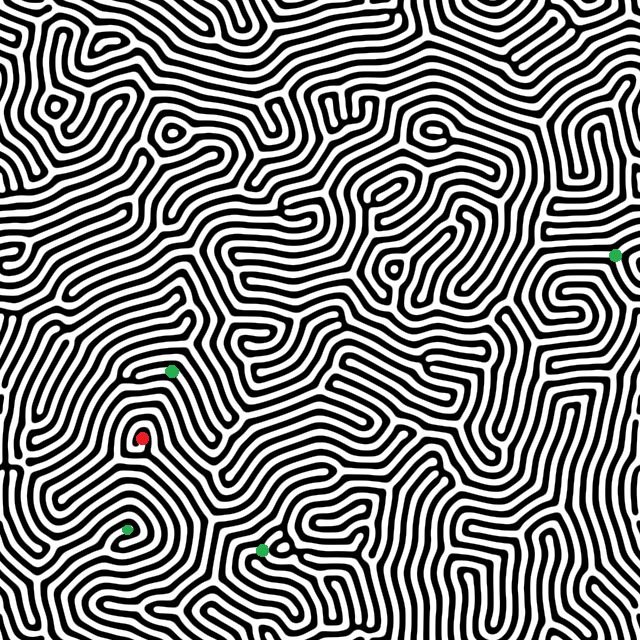
#> input picture Lab1-SolucionDeProblemas/lab3.bmp, 640 x 640 px, given in place of lab3.bmp.bmp, which was not available
$ python main.py
#> lines starting #> are read from the running program, lines starting #| are printed output that depends on the picture; pictures that were not available may be replaced by others from this repository, and a replacement may not be noted
### Lab1-SolucionDeProblemas/reader.py
from PIL import Image, ImageDraw
import collections

class Reader():

    def __init__(self, path):
        self.path = path
        self.matriz = []
        self.grid_width = 0

    def imageReader(self):
        # abrir la imagen
        # im = Image.open("lab1.bmp") #24 - 500
        # im = Image.open("lab2.bmp") #9
        im = Image.open(self.path) #4 - 640

        # definir el tamaño del grid
        if im.width <= 500:
            self.grid_width = (im.width//100)*5
        if im.width == 320:
            self.grid_width = (im.width//100)*3
        if im.width > 600:
            self.grid_width = (im.width//100)
        if im.width == 640:
            self.grid_width = (im.width//100)-2

        # crear una nueva imagen
        nuevaImagen = Image.new("RGB", (im.width, im.height), (255, 255, 255))

        self.grid_width = self.divisible_number(im.width, self.grid_width)
        self.matriz = [[0 for _ in range(im.width//self.grid_width)] for _ in range(im.height//self.grid_width)]

        # iterar el grid
        for y in range(0, im.height, self.grid_width):
            for x in range(0, im.width, self.grid_width):
                pixels = []
                # iterar los pixeles del grid
                for y_i in range(y, y + self.grid_width):
                    for x_i in range(x, x + self.grid_width):
                        if x_i < im.width and y_i < im.height:
                            pixels.append(im.getpixel((x_i, y_i)))

                # ver que color es el que mas tiene cada grid
                queColor = max(collections.Counter(pixels).items(), key=lambda x: x[1])[0]
                #llenar el grid con su color mas dominante
                queNumero = self.queNumero(queColor)
                nuevaImagen.paste(queColor, (x, y, x + self.grid_width, y + self.grid_width))
                #llenar la matriz con el color mas dominante
                self.matriz[y//self.grid_width][x//self.grid_width] = queNumero

        '''
        dibujar el grid gris en la nueva imagen
        '''
        dibujar = ImageDraw.Draw(nuevaImagen)
        colorDelGrid = (128, 128, 128)
        # Draw horizontales
        for y in range(0, im.height, self.grid_width):
            dibujar.line([(0, y), (im.width, y)], fill=colorDelGrid, width=1)
        # dibujar verticales
        for x in range(0, im.width, self.grid_width):
            dibujar.line([(x, 0), (x, im.height)], fill=colorDelGrid, width=1)


        # guardar la imagen
        nuevaImagen.save("./resultados/laberinto.bmp")

    #funcion para ver si el numero es divisible
    def divisible_number(self, larger_number, smaller_number):
        for i in range(smaller_number, 0,  -1):
            if larger_number % i == 0:
                return i

    def queNumero(self, rgb, threshold=100):
        if rgb[0] <= 20 and rgb[1] <= 20 and rgb[2] <= 20:
            return 0
        elif rgb[0] >= 240 and rgb[1] >= 240 and rgb[2] >= 240:
            return 1
        elif rgb[0] >= rgb[1] and rgb[0] >= rgb[2] and rgb[0]-rgb[1] > threshold and rgb[0]-rgb[2] > threshold:
            return 2
        elif rgb[1] >= rgb[0] and rgb[1] >= rgb[2] and rgb[1]-rgb[0] > threshold and rgb[1]-rgb[2] > threshold:
            return 3

### Lab1-SolucionDeProblemas/laberinto.py
import networkx as nx

class Laberinto():
    def __init__(self, matriz):
        self.matriz = matriz
        self.inicial = None
        self.finales = []
        self.caminables = []
        self.grafo = nx.Graph()

    def estadoInicial(self):
        for i in range(len(self.matriz)):
            for j in range(len(self.matriz[i])):
                if self.matriz[i][j] == 2:
                    self.inicial = (i,j)
        return self.inicial

    def estadosFinales(self):
        for i in range(len(self.matriz)):
            for j in range(len(self.matriz[i])):
                if self.matriz[i][j] == 3:
                    self.finales.append((i,j))
        return self.finales

    def getCaminables(self):
        for i in range(len(self.matriz)):
            for j in range(len(self.matriz[i])):
                if self.matriz[i][j] == 1 or self.matriz[i][j] == 2 or self.matriz[i][j] == 3:
                    self.caminables.append((i,j))
        return self.caminables

    # [26 lines left out: function crearGrafo, not called in this run]

### Lab1-SolucionDeProblemas/framework.py
from abc import ABC, abstractmethod

class Framework(ABC):
    def __init__(self, matriz, inicial, finales, caminables):
        self.inicial = inicial
        self.finales = finales
        self.caminables = caminables
        self.matriz = matriz
        self.camino = []
        self.visitados = [] #closed
        self.fronteras = [] #opened
        self.pathFinal = []
        self.fronteras.append(inicial)
        # self.visitados.append(inicial)

    @abstractmethod
    def actions(self, estado):
        pass

    @abstractmethod
    def result(self, estado, accion):
        pass

    @abstractmethod
    def goal_test(self, estado):
        pass

    @abstractmethod
    def path_cost(self, matriz):
        pass

    @abstractmethod
    def stepCost(self, estado, accion, estado2):
       pass

### Lab1-SolucionDeProblemas/BFS.py
from framework import *

class BFS(Framework):
    def __init__(self, matriz, inicial, finales, caminables):
        super().__init__(matriz, inicial, finales, caminables)
        self.final = None

    def actions(self, estado):
        i, j = estado

        moves = []

        if ((i,j+1) in self.caminables):
            moves.append((i,j+1))
        if ((i-1,j) in self.caminables):
            moves.append((i-1,j))
        if ((i+1,j) in self.caminables):
            moves.append((i+1,j))
        if ((i,j-1) in self.caminables):
            moves.append((i,j-1))

        return moves

    def result(self, estado, accion):
        return accion

    def goal_test(self, estado):
        return estado in self.finales

    def stepCost(self, estado, accion, estado2):
        pass

    def path_cost(self, matriz):
        pass

    def bfs(self):
        fronteras = self.fronteras.copy()
        visitados = self.visitados.copy()
        path = {}

        while True:
            if len(fronteras):

                popeado = fronteras.pop(0)
                if popeado not in visitados:
                    visitados.append(popeado)
                visitados.append(popeado)
                estado = visitados[-1]

                if self.goal_test(estado):
                    return self.pathRecorrido(path, estado)

                acciones = self.actions(estado)
                for a in acciones:
                    if a not in visitados:
                        fronteras.append(a)
                        visitados.append(a)
                        path[a] = popeado
            else:
                return False

    def pathRecorrido(self, diccionario, estado):
        path = {}
        pos = []
        pathF = self.pathFinal.copy()

        while estado != self.inicial:
            path[diccionario[estado]] = estado
            estado = diccionario[estado]

        for llave,valor in path.items():
            pos.append(valor)
        pathF.append(pos)
        return pathF[0]


### Lab1-SolucionDeProblemas/resultado.py
from PIL import Image

class Resultado():
    def __init__(self, matriz1, matriz2):
        self.laberinto = matriz1
        self.path = matriz2

    def marcarPath(self):
        laberinto = self.laberinto.copy()
        self.path.pop(0)
        for i,j in self.path:
            laberinto[i][j] = 4
        return laberinto

    def filename(self, path, algo):
        return './resultados/' + path.split('/')[-1].split('.')[0] + '_' + algo + '.bmp'

    def dibujarFinal(self, matriz1, filename):
        matriz = matriz1.copy()
        img = Image.new('RGB', (len(matriz[0]), len(matriz)), "white")
        pixels = img.load()
        for i in range(img.size[0]):
            for j in range(img.size[1]):
                if matriz[j][i] == 0:
                    pixels[i,j] = (0,0,0)
                elif matriz[j][i] == 1:
                    pixels[i,j] = (255,255,255)
                elif matriz[j][i] == 2:
                    pixels[i,j] = (255,0,0)
                elif matriz[j][i] == 3:
                    pixels[i,j] = (0,255,0)
                elif matriz[j][i] == 4:
                    pixels[i,j] = (0,0,255)
        img.save(filename)


### Lab1-SolucionDeProblemas/main.py
from BFS import *
from DFS import *
from AStar import *
from reader import *
from resultado import *
from framework import *
from laberinto import *


'''
algoritmo BFS y dibujando el resultado
'''
def bfsAlgorithm(path, matriz, inicial, finales, caminables):
    reader = Reader(path)
    reader.imageReader()
    matriz = reader.matriz

    bfs = BFS(matriz, inicial, finales, caminables)
    pathBFS = bfs.bfs()

    resultadoBFS = Resultado(matriz, pathBFS)
    matrizBFs = resultadoBFS.marcarPath()
    filename = resultadoBFS.filename(path, 'BFS')
    resultadoBFS.dibujarFinal(matrizBFs, filename)

'''
algoritmo DFS y dibujando el resultado
'''
def dfsAlgorithm(path, matriz, inicial, finales, caminables):
    reader = Reader(path)
    reader.imageReader()
    matriz = reader.matriz

    dfs = DFS(matriz, inicial, finales, caminables)
    pathDFS = dfs.dfs()

    resultadoDFS = Resultado(matriz, pathDFS)
    matrizDFs = resultadoDFS.marcarPath()
    filename = resultadoDFS.filename(path, 'DFS')
    resultadoDFS.dibujarFinal(matrizDFs, filename)

# '''
# algoritmo A* con manhattan y dibujando el resultado
# '''
def aManhattan(path, matriz, inicial, finales, caminables):
    reader = Reader(path)
    reader.imageReader()
    matriz = reader.matriz

    astar = AStar(matriz, inicial, finales, caminables)
    celdas = astar.matrizACeldas(matriz) #definiendo diccionario de celdas
    astar.inicialFinal(celdas) # inicial y finales
    pathAStar = astar.AStarM()

    resultadoAStar = Resultado(matriz, pathAStar)
    matrizAStar = resultadoAStar.marcarPath()
    filename = resultadoAStar.filename(path, 'A_Manhattan')
    resultadoAStar.dibujarFinal(matrizAStar, filename)

# '''
# algoritmo A* con euclidean y dibujando el resultado
# '''
def aEuclidean(path, matriz, inicial, finales, caminables):
    reader = Reader(path)
    reader.imageReader()
    matriz = reader.matriz

    astar = AStar(matriz, inicial, finales, caminables)
    celdas = astar.matrizACeldas(matriz) #definiendo diccionario de celdas
    astar.inicialFinal(celdas) # inicial y finales
    pathAStar = astar.AStarE()

    resultadoAStar = Resultado(matriz, pathAStar)
    matrizAStar = resultadoAStar.marcarPath()
    filename = resultadoAStar.filename(path, 'A_Euclidean')
    resultadoAStar.dibujarFinal(matrizAStar, filename)

def main():
    print("\n----Lab 1: Solucion de Problemas----")
    path = input("\nIngrese la ruta del laberinto (ej: lab1): ")
#> the answer given: lab3.bmp
    path = "./laberintos/" + path + ".bmp"
    menu(path)

def menu(path):
    '''
    obteniendo la matriz
    '''
    reader = Reader(path)
    reader.imageReader()
#> in imageReader, im is the input picture: PIL image 640x640 RGBA; mean R, G, B, A 127.2, 127.3, 127.2, 255
#> in imageReader, `nuevaImagen = Image.new("RGB", (im.width, im.height), (255, 255, 255))`: nuevaImagen: PIL image 640x640 RGB; every value is 255
#> after the loop in imageReader, `for y in range(0, im.height, self.grid_width):`:
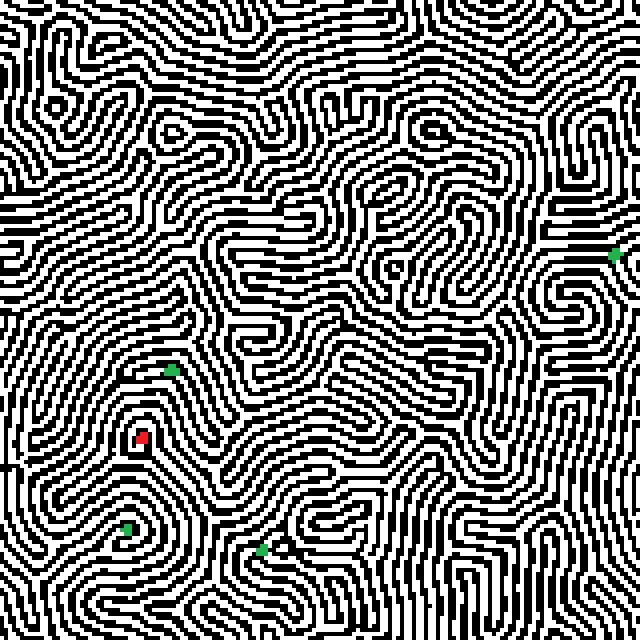
#> nuevaImagen: PIL image 640x640 RGB; mean R, G, B 127.7, 127.8, 127.7
#> after the loop in imageReader, `for y in range(0, im.height, self.grid_width):`: self.matriz = 160 items
#> in imageReader, `nuevaImagen.save("./resultados/laberinto.bmp")`:
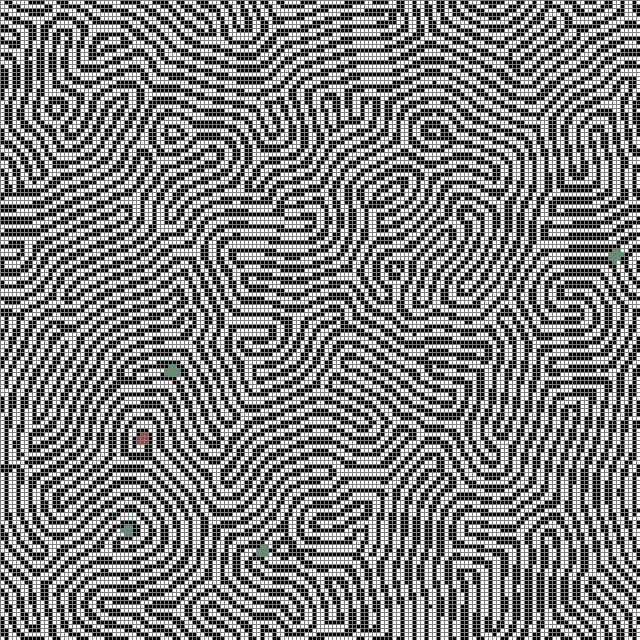
#> saved as laberinto.bmp: PIL image 640x640 RGB; mean R, G, B 127.8, 127.9, 127.8
    matriz = reader.matriz

    '''
    creando el laberinto
    '''
    laberinto = Laberinto(matriz)
    inicial = laberinto.estadoInicial()
    finales = laberinto.estadosFinales()
    caminables = laberinto.getCaminables()

    while True:
        print("\n----Menu----")
        print("[1] BFS")
        print("[2] DFS")
        print("[3] A*")
        print("[4] Salir")
        opcion = int(input("Opcion -> "))
        if opcion in [1,2,3,4]:
            if opcion == 1:
                bfsAlgorithm(path, matriz, inicial, finales, caminables)
                print("\nRuta encontrada, ir a la carpeta resultados para ver solucion!")
            elif opcion == 2:
                dfsAlgorithm(path, matriz, inicial, finales, caminables)
                print("\nRuta encontrada, ir a la carpeta resultados para ver solucion!")
            elif opcion == 3:
                while True:
                    print("\n----Menu A*----")
                    print("[1] Manhattan")
                    print("[2] Euclidean")
                    opcion = int(input("Opcion -> "))
                    if opcion in [1,2]:
                        if opcion == 1:
                            aManhattan(path, matriz, inicial, finales, caminables)
                            print("\nRuta encontrada, ir a la carpeta resultados para ver solucion!")
                            break
                        elif opcion == 2:
                            aEuclidean(path, matriz, inicial, finales, caminables)
                            print("\nRuta encontrada, ir a la carpeta resultados para ver solucion!")
                            break

            elif opcion == 4:
                print("Salir")
                exit()

if __name__ == '__main__':
    main()
#> in menu, `inicial = laberinto.estadoInicial()`: inicial = (110, 36)
#> after the loop in estadosFinales, `for i in range(len(self.matriz)):`: self.finales = 35 pairs, first value 62 to 138, second value 30 to 155
#> in menu, `finales = laberinto.estadosFinales()`: finales has the same summary as self.finales in estadosFinales
#> after the loop in getCaminables, `for i in range(len(self.matriz)):`: self.caminables = 12848 pairs, first value 0 to 159, second value 0 to 159
#> in menu, `caminables = laberinto.getCaminables()`: caminables has the same summary as self.caminables in getCaminables
#> the answer given: 1
#> in bfsAlgorithm, `matriz = reader.matriz`: matriz = 160 items
#> in __init__, `self.inicial = inicial`: self.inicial = (110, 36)
#> in bfs, `fronteras = self.fronteras.copy()`: fronteras = [(110, 36)]
#> the loop in bfs, `while True:` made 1113 passes
#> acciones on passes 1 to 12: [(109, 36), (110, 35)], [(108, 36), (110, 36), (109, 35)], [(110, 36), (109, 35), (111, 35), (110, 34)], [(109, 36), (108, 35)], [(109, 36), (108, 35), (110, 35), (109, 34)], [(110, 35), (112, 35), (111, 34)], [(110, 35), (109, 34), (111, 34)], [(108, 36), (109, 35)], [(109, 35), (110, 34)], [(111, 35), (112, 34)], [(111, 35), (110, 34), (112, 34)], [(112, 35), (111, 34), (112, 33)]
#> (estado, acciones) on passes 61 to 66: ((120, 45), [(120, 46), (119, 45)]), ((120, 46), [(120, 47), (119, 46), (121, 46), (120, 45)]), ((120, 47), [(121, 47), (120, 46)]), ((121, 46), [(121, 47), (120, 46)]), ((121, 47), [(121, 48), (120, 47), (122, 47), (121, 46)]), ((121, 48), [(122, 48), (121, 47)])
#> after the loop in bfs, `while True:`: fronteras = [(118, 33)]; path = 1113 items; visitados = 2227 pairs, first value 63 to 159, second value 11 to 159
#> in bfsAlgorithm, `pathBFS = bfs.bfs()`: pathBFS = 333 pairs, first value 63 to 129, second value 32 to 153
#> in __init__, `self.laberinto = matriz1`: self.laberinto = 160 items
#> in __init__, `self.path = matriz2`: self.path has the same summary as pathBFS in bfsAlgorithm
#> the loop in marcarPath, `for i,j in self.path:` made 332 passes
#> (i, j) on passes 1 to 3: (63, 151), (63, 150), (63, 149)
#> in bfsAlgorithm, `filename = resultadoBFS.filename(path, 'BFS')`: filename = './resultados/lab3_BFS.bmp'
#> in dibujarFinal, `matriz = matriz1.copy()`: matriz = 160 items
#> in dibujarFinal, `img = Image.new('RGB', (len(matriz[0]), len(matriz)), "white")`: img: PIL image 160x160 RGB; every value is 255
#> in dibujarFinal, `img.save(filename)`:
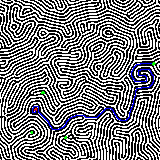
#> saved as lab3_BFS.bmp: PIL image 160x160 RGB; mean R, G, B 124.3, 124.6, 127.6
#> (the run stopped early here; a loop or call above may not have finished)
